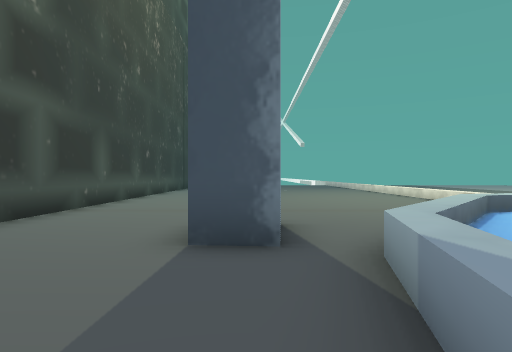
View 1 (above)

17 first-person views from a walk through a 3-D level made in the Unity game engine. The camera is 1.5 m above the floor, looks level and sees 75° across. The floor is counted in squares, 2 m on a side. Each view is taken from the middle of a square. On the plan, view 1 faces up. The plan holds only what a view shows up to about 11 squares ahead; the rest is blank. The place goes on beyond the plan. The player is left out. Some animated figures are not drawn. Some surface patterns are stand-ins.

View 2
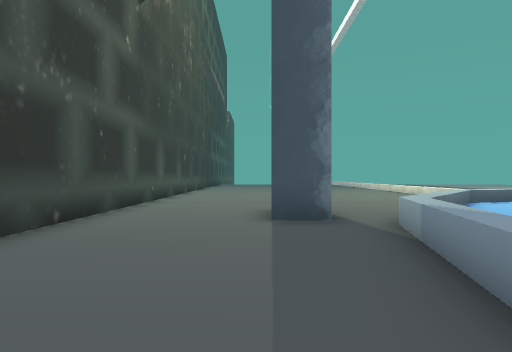

View 3
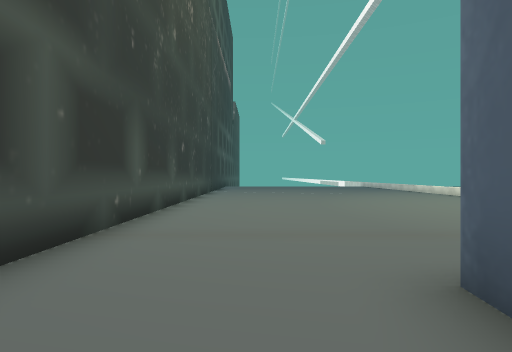

View 4
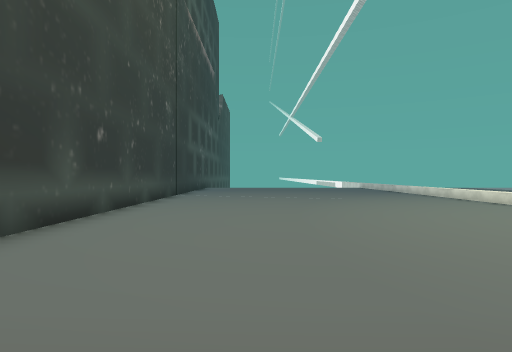

View 5
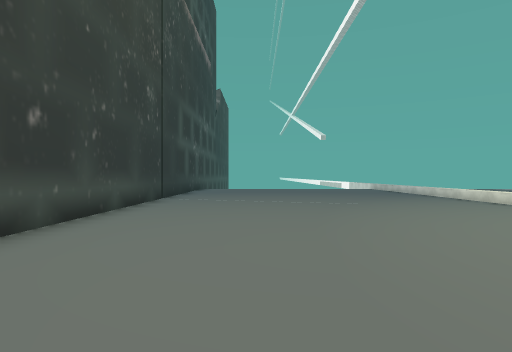

View 6
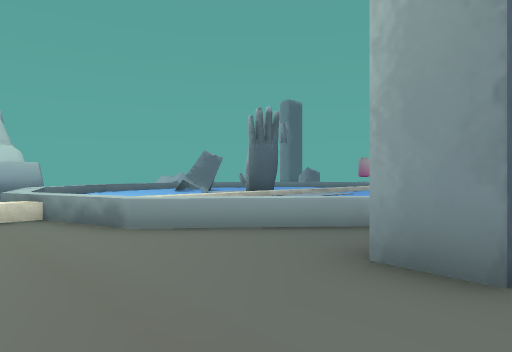

View 7
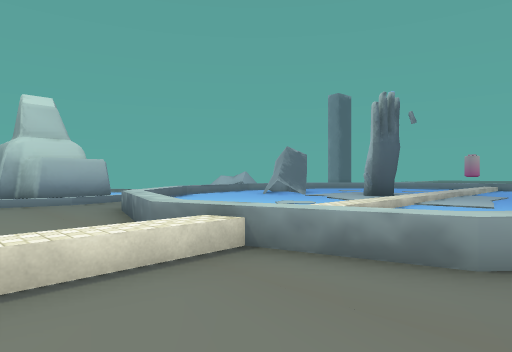

View 8
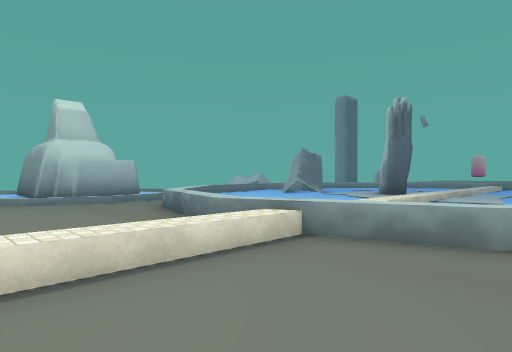

View 9
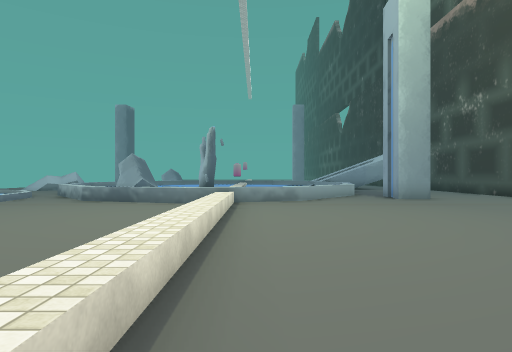

View 10
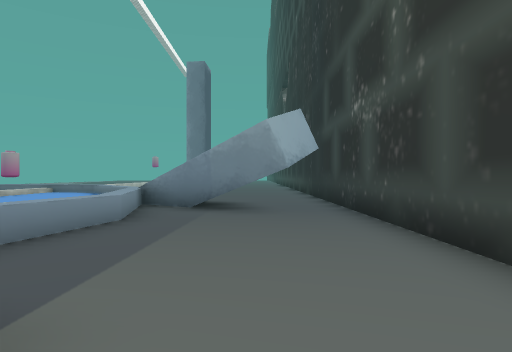

View 11
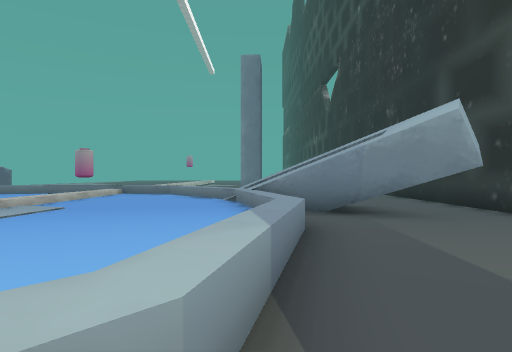

View 12
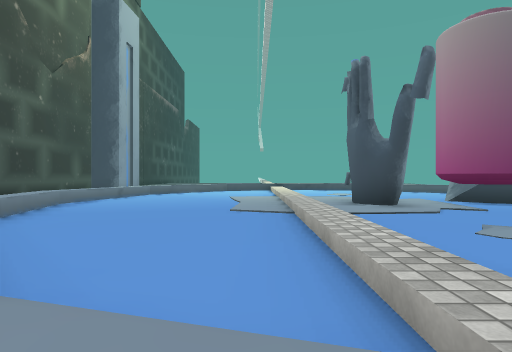

View 13
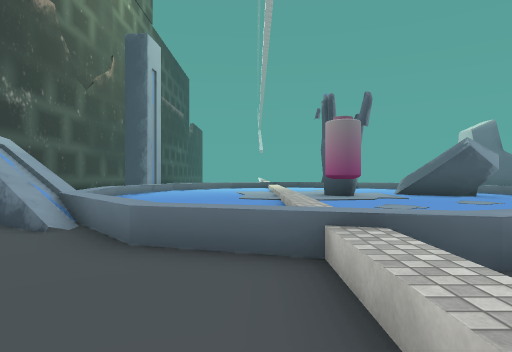

View 14
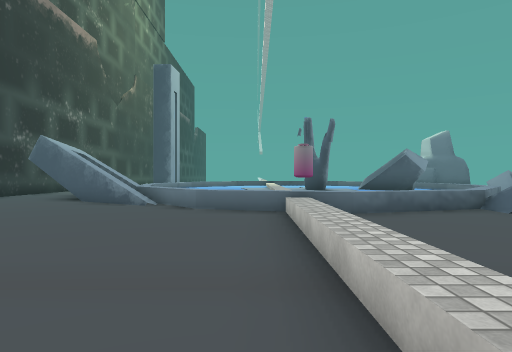

View 15
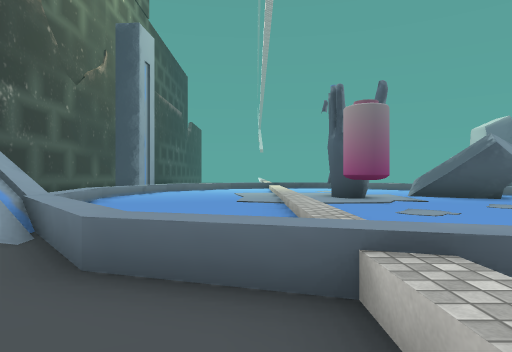

View 16
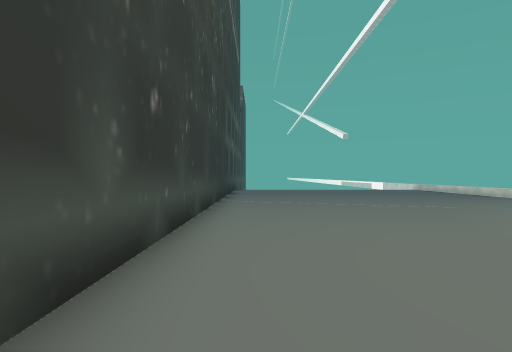

View 17
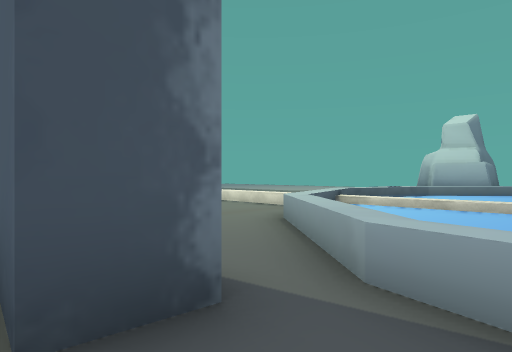

### Floor plan
Key: @ floor where view 1 was taken; # wall or solid block; x gap in a wall; . main floor; : floor 0.25 m higher than the main floor; + floor 0.5 m higher than the main floor; * floor 1 m higher than the main floor; / step, stairs or slope; = window, fence, low wall or low ledge; O other object.
Columns run from 5 left of view 1 to 16 right of it. Each row starts with its distance up from view 1.
 19 x..........
 18 #..........+
 17 #..........+
 16 #..........+
 15 #..........+
 14 #..........+
 13 #..........+..
 12 #..........+..
 11 #..........+...
 10 #..........+....
  9 #..........+.......
  8 #..........+....../
  7 #..........x=...../ ##
  6 #........=======...
  5 #....#..==#+  #==./
  4 #....#.==#:+  ::==
  3 #......=#::+:::::=
  2 #.....=#:::+:::::
  1 #.....= :::+:::O
  0 #....@=::::+OO:*O
 -1 #.. ..=::::+#O::OO
 -2 #..//.= :::+ O::OO
 -3 #..#### :::+:::::
 -4 #...##=#:::+::::
 -5 #....#===::+::::==
 -6 #......==#:O:::#=
 -7 #.. ....===# #==.
 -8      ...../===..O
 -9      ......+....OO
-10       .....+...
-11        ....+..
-12        ....+..
-13         ...+
-14          ..+
-15           .

Where each view was taken, in squares from view 1:
view 1: 0 up, 0 right, facing up
view 2: 2 down, 1 left, facing up
view 3: 3 up, 2 left, facing up
view 4: 6 up, 1 left, facing up
view 5: 8 up, 1 left, facing up
view 6: 8 up, 1 left, facing down-right
view 7: 9 up, 3 right, facing down-right
view 8: 10 up, 3 right, facing down-right
view 9: 16 up, 5 right, facing down
view 10: 5 up, 2 left, facing down
view 11: 4 up, 1 right, facing down
view 12: 8 down, 5 right, facing up
view 13: 11 down, 5 right, facing up
view 14: 15 down, 5 right, facing up
view 15: 10 down, 5 right, facing up
view 16: 9 up, 3 left, facing up
view 17: 2 up, 1 left, facing up-right
